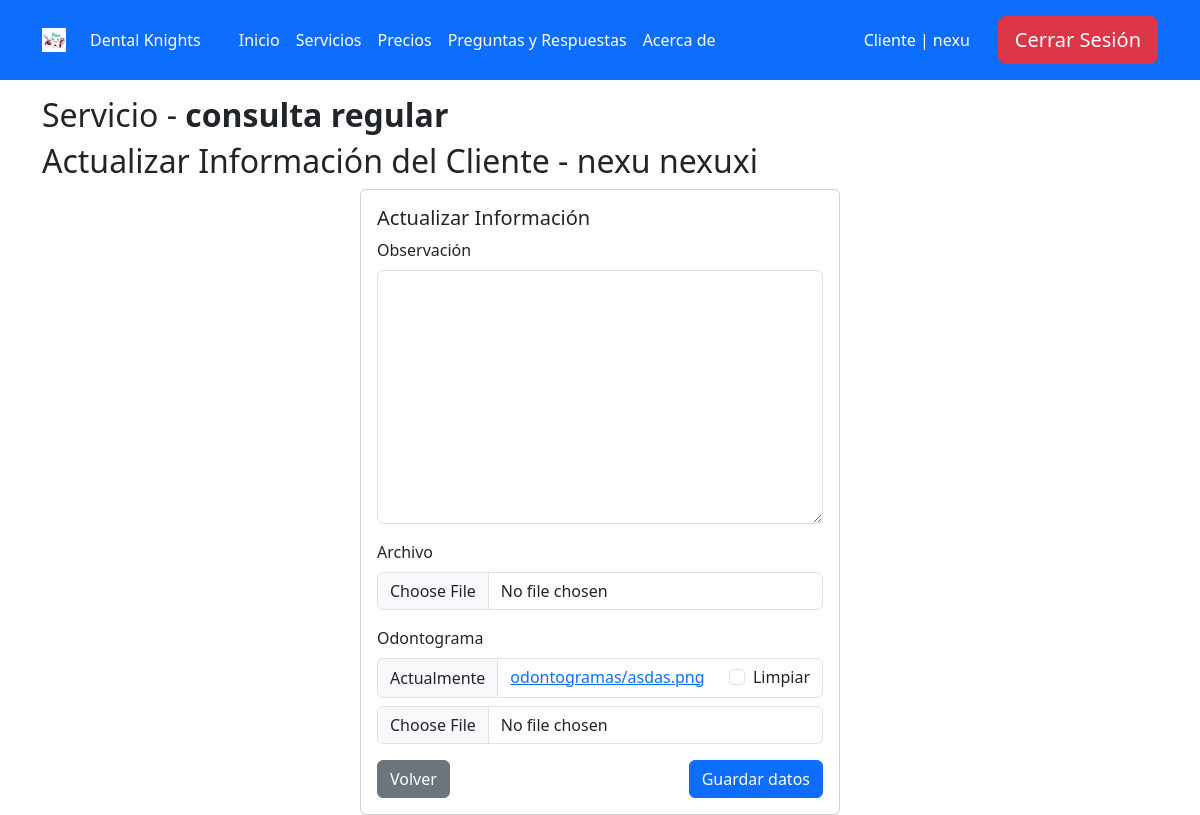
The app's page /servicios/update_infocliente/8/ (signed in), older data.
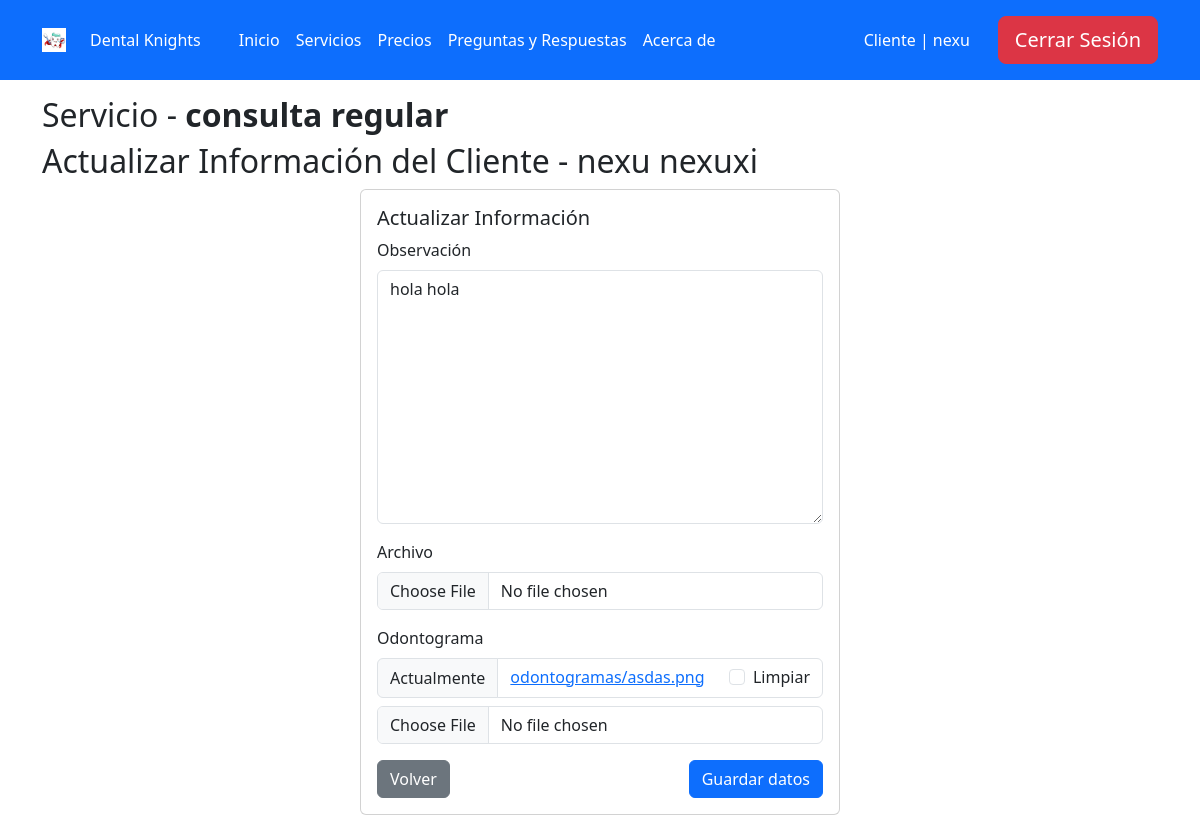
The same page, newer data.
### core/models.py (models this page shows, shortened)
class Infocliente(models.Model):
    servicio = models.ForeignKey(Servicios, on_delete=models.CASCADE, verbose_name='Servicio')
    cliente = models.ForeignKey(User, on_delete=models.CASCADE, limit_choices_to={'groups__name': 'clientes'}, verbose_name='Cliente')
    observacion = models.TextField(null=True, blank=True, verbose_name='Observación')
    archivo = models.FileField(upload_to='archivos/', null=True, blank=True, verbose_name='Archivo')
    odontograma = models.FileField(upload_to='odontogramas/', null=True, blank=True, verbose_name='Odontograma')
    class Meta:
        verbose_name = 'Registro'
        verbose_name_plural = 'Registros'

### core/views.py (the view, shortened to what this page needs)
# urls.py: path('servicios/update_infocliente/<int:infocliente_id>/', login_required(UpdateInfoclienteView.as_view()), name='update_info'),
@add_group_name_to_context
class UpdateInfoclienteView(UpdateView):
    model = Infocliente
    fields = ['observacion', 'archivo', 'odontograma']
    template_name = 'update_infocliente.html'
    def get_context_data(self, **kwargs):
        context = super().get_context_data(**kwargs)
        infocliente = self.get_object()
        context['servicio_name'] = infocliente.servicio.name
        context['cliente_name'] = infocliente.cliente.get_full_name()
        return context
    def get_object(self, queryset=None):
        infocliente_id = self.kwargs['infocliente_id']
        return get_object_or_404(Infocliente, id=infocliente_id)

### core/views.py (called while the page is built)
def plural_to_singular(plural):
    plural_singular = {
        "clientes": "cliente",
        "profesionales": "profesional",
        "ejecutivos": "ejecutivo",
        "administradores": "administrador",
    }
    return plural_singular.get(plural, "error")

def get_group_and_color(user):
    group = user.groups.first()
    group_id = None
    group_name = None
    group_name_singular = None
    color = None
    if group:
        if group.name == 'clientes':
            color = 'bg-primary'
        elif group.name == 'profesionales':
            color = 'bg-success'
        elif group.name == 'ejecutivos':
            color = 'bg-danger'
        elif group.name == 'administradores':
            color = 'bg-info'
        group_id = group.id
        group_name = group.name
        group_name_singular = plural_to_singular(group.name)
    return group_id, group_name, group_name_singular, color

### templates/update_infocliente.html (shortened to what this page needs)
{% extends 'base.html' %}
{% block content %}
    {% load crispy_forms_tags %}
    <div class="container mt-3">
        <h2>Servicio - <strong>{{ servicio_name }}</strong></h2>
        <h2>Actualizar Información del Cliente - {{ cliente_name }}</h2>
        <form method="POST" action="" enctype="multipart/form-data">
            <div class="card mx-auto" style="width: 30rem;">
                <div class="card-body">
                    <h5 class="card-title">Actualizar Información</h5>
                    {{ form|crispy }}
                    <button class="btn btn-primary float-end" type="submit">Guardar datos</button>
                    <button class="btn btn-secondary" type="button" onclick="goBack()">Volver</button>
                </div>
            </div>
        </form>
    </div>
{% endblock %}

Row changes from the older to the newer data that the page shows:
changed Infocliente: observacion (not shown) → "hola hola"
